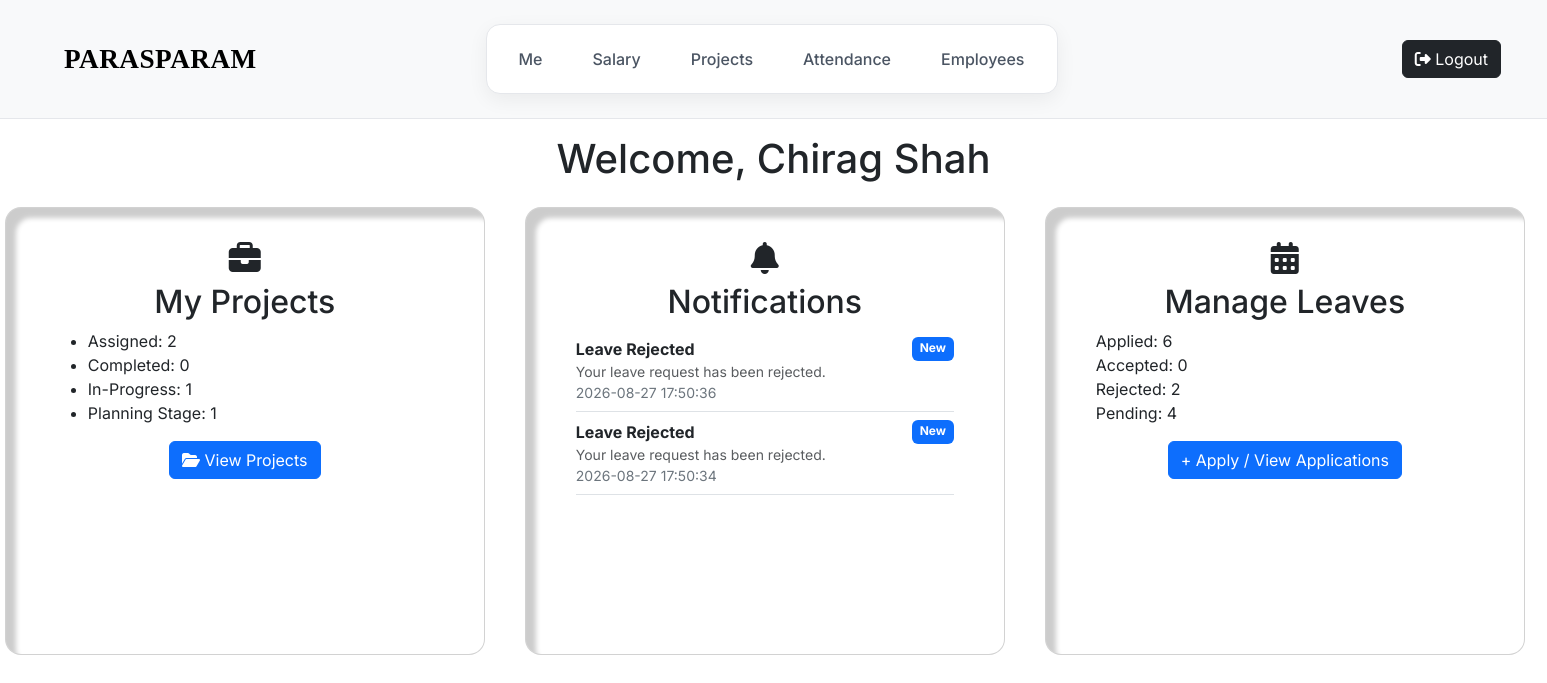
Screenshot of /user/home (signed in) with the database file from the repository.
### tables this page shows
CREATE TABLE emp_data1(emp_id INTEGER PRIMARY KEY, emp_name TEXT, hash TEXT, ctc_salary INTEGER, designation, joining_date);

CREATE TABLE notifications (
    notification_id INTEGER PRIMARY KEY AUTOINCREMENT,
    emp_id INTEGER NOT NULL,
    title TEXT NOT NULL,
    message TEXT NOT NULL,
    notification_type TEXT NOT NULL,
    is_read INTEGER DEFAULT 0,
    created_at TEXT NOT NULL
);

### app.py (the view)
@app.route("/user/home")
@employee_login_required
def user_home():
    rows = db.execute(
        "SELECT * FROM emp_data1 WHERE emp_id = ?", session["user_id"]
    )
    user_emp_name = rows[0]['emp_name']
    project_data = db.execute("SELECT COUNT(*) AS pd FROM projects WHERE emp_id = ?", session['user_id']);
    completed_projects = db.execute("SELECT COUNT(*) AS cp FROM projects WHERE emp_id = ? AND status = ?", session['user_id'], 'completed')
    planning_stage_projects = db.execute("SELECT COUNT(*) AS psp FROM projects WHERE emp_id = ? AND status = ?", session['user_id'], 'Planning')
    inprogress_projects = db.execute("SELECT COUNT(*) AS ip FROM projects WHERE emp_id = ? AND status = ?", session['user_id'], 'in-progress')
    applied_leaves = db.execute("SELECT COUNT(*) AS app_l FROM leaves WHERE emp_id = ?", session["user_id"])
    accepted_leaves = db.execute("SELECT COUNT(*) AS acc_l FROM leaves WHERE emp_id = ? AND leave_status = ?", session["user_id"], 'Accepted')
    rejected_leaves = db.execute("SELECT COUNT(*) AS rl FROM leaves WHERE emp_id = ? AND leave_status = ?", session["user_id"], 'Rejected')
    pending_leaves = db.execute("SELECT COUNT(*)  AS pl FROM leaves WHERE emp_id = ? AND leave_status = ?", session["user_id"], 'Pending')
    notifications = db.execute("""
SELECT *
FROM notifications
WHERE emp_id = ?
ORDER BY notification_id DESC
LIMIT 3
""", session["user_id"])
    return render_template("employee_homepage.html" , user_emp_name = user_emp_name, project_data = project_data,
                           completed_projects = completed_projects, planning_stage_projects = planning_stage_projects,
                           inprogress_projects = inprogress_projects, applied_leaves = applied_leaves, accepted_leaves = accepted_leaves,
                           rejected_leaves = rejected_leaves, pending_leaves = pending_leaves, notifications = notifications)

### app.py (called while the page is built)
@app.after_request
def after_request(response):
    response.headers["Cache-Control"] = "no-cache, no-store, must-revalidate"
    response.headers["Expires"] = 0
    response.headers["Pragma"] = "no-cache"
    return response

### helpers.py (called while the page is built)
def employee_login_required(f):
    @wraps(f)
    def decorated_function(*args, **kwargs):
        if session.get("user_id") is None:
            return redirect("/")
        return f(*args, **kwargs)
    return decorated_function

### templates/employee_homepage.html
{% extends "employee_home.html" %}
{% block main %}
<div class="welcome py-3">
    <h1 id="welcome_tag"> Welcome, {{ user_emp_name }} </h1>
</div>
<div class="emp-home-content">
    <div class="row">
        <div class="col-sm-6 mb-3 mb-sm-0 ">
            <div class="card emp-me-cards emp-me-project-card">
                <div class="card-body">
                    <div class="icon center">
                    <i class="fa-solid fa-briefcase card-icon fa-2xl"></i>
                    </div>
                    <br>
                    <h5 class="card-title">My Projects</h5>
                    <ul>
                            <li> Assigned: {{ project_data[0]['pd'] }} </li>
                            <li> Completed: {{ completed_projects[0]['cp'] }} </li>
                            <li> In-Progress: {{ inprogress_projects[0]['ip'] }} </li>
                            <li> Planning Stage: {{ planning_stage_projects[0]['psp'] }} </li>
                    </ul>
                    <div class="center"><a href="/user/projects" class="btn btn-primary">
                        <i class="fa-solid fa-folder-open"></i> View Projects
                    </a></div>
                </div>
            </div>
        </div>
    </div>
    <div class="row">
    <div class="col-sm-6 mb-3 mb-sm-0">
        <div class="card emp-me-cards emp-me-salary-card">
            <div class="card-body">
                    <div class="icon center">
                    <i class="fa-solid fa-bell card-icon fa-2xl"></i>
                    </div>
                    <br>
                    <h5 class="card-title"> Notifications </h5>
                {% if notifications %}
                {% for notification in notifications %}
                        <div class="border-bottom py-2">
                            <div class="d-flex justify-content-between">
                                <strong>{{ notification["title"] }}</strong>
                                {% if notification["is_read"] == 0 %}
                                    <span class="badge bg-primary">New</span>
                                {% endif %}
                            </div>
                            <small class="text-muted d-block">
                                {{ notification["message"] }}
                            </small>
                            <small class="text-secondary">
                                {{ notification["created_at"] }}
                            </small>
                        </div>
                        {% endfor %}
                        {% else %}
                    <div class="text-center text-muted mt-4">
                        <h6>No Notifications 🎉</h6>
                        <small>You're all caught up.</small>
                    </div>
                {% endif %}
            </div>
        </div>
    </div>
</div>
    <div class="row">
        <div class="col-sm-6 mb-3 mb-sm-0 ">
            <div class="card emp-me-cards emp-me-attendance-card">
                <div class="card-body">
                    <div class="icon center">
                        <i class="fa-solid fa-calendar-days card-icon fa-2xl"></i>
                    </div>
                    <br>
                    <h5 class="card-title"> Manage Leaves </h5>
                    <p class="card-text">
                        Applied: {{ applied_leaves[0]['app_l'] }} <br>
                        Accepted: {{ accepted_leaves[0]['acc_l'] }} <br>
                        Rejected: {{ rejected_leaves[0]['rl'] }} <br>
                        Pending: {{ pending_leaves[0]['pl'] }}
                    </p>
                    <div class="center"> <a href="/user/leave-application" class="btn btn-primary"> + Apply / View Applications </a> </div>
                </div>
            </div>
        </div>
    </div>
</div>
{% endblock %}

### static/styles.css (style rules this page uses)
body { font-family: 'Inter'; }
.card { height: 32rem; width: 30rem; border-radius: 1rem; }
.card-body { padding: 50px; font-size: 1rem; }
.card-title { text-align: center; font-size: 2rem; }
a { text-decoration: none; font-size: 1rem; color: white; }
.center { justify-content: center; }
.left, .center, .right { flex: 1; }
.center { display: flex; justify-content: center; }
.welcome { justify-content: center; text-align: center; }
a { color: blue; }
.emp-home-content { display: flex; gap: 2.5rem; margin-left: 0.3rem; }
.emp-me-cards { box-shadow: 10px 10px 5px inset rgba(0, 0, 0, 0.2) ; height: 28rem; }

### rows the page displays
emp_data1: emp_name "Chirag Shah"
notifications: title "Leave Rejected", is_read "New", message "Your leave request has been rejected.", created_at "2026-08-27 17:50:36"
notifications: title "Leave Rejected", is_read "New", message "Your leave request has been rejected.", created_at "2026-08-27 17:50:34"

### other values shown
{{ project_data[0]['pd'] }} "2"
{{ completed_projects[0]['cp'] }} "0"
{{ inprogress_projects[0]['ip'] }} "1"
{{ planning_stage_projects[0]['psp'] }} "1"
{{ applied_leaves[0]['app_l'] }} "6"
{{ accepted_leaves[0]['acc_l'] }} "0"
{{ rejected_leaves[0]['rl'] }} "2"
{{ pending_leaves[0]['pl'] }} "4"
